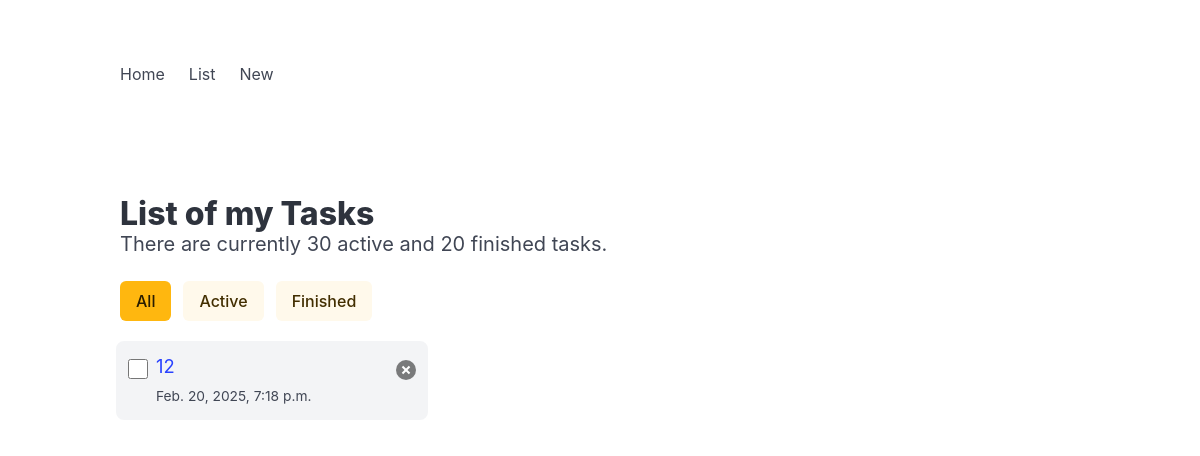
The app's page /todo/list/ (signed in), older data.
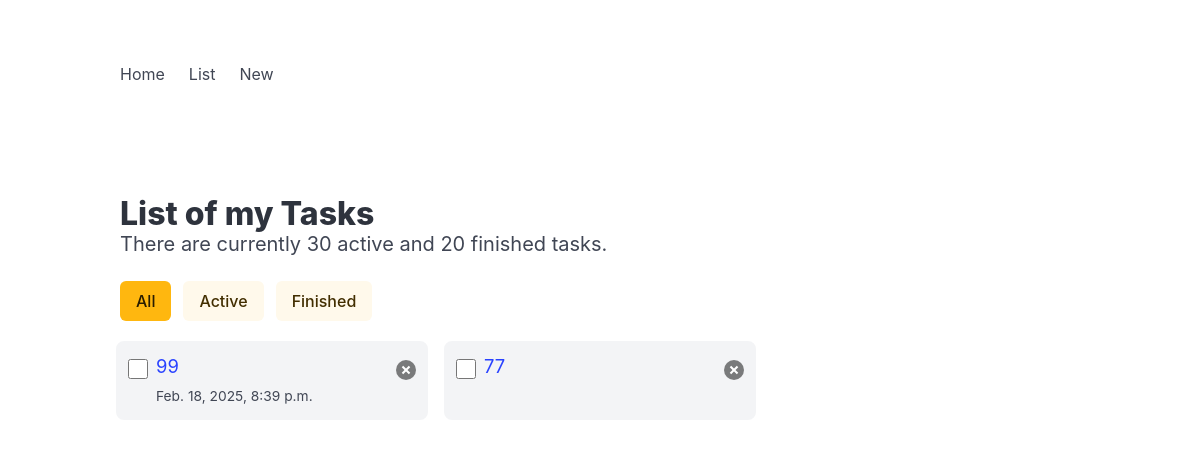
The same page, newer data.
### todo/models.py (models this page shows, shortened)
class Task(models.Model):
    user = models.ForeignKey(User, on_delete=models.CASCADE)
    title = models.CharField(max_length=100)
    desc = models.CharField(max_length=500)
    is_finished = models.BooleanField(default=False)
    finished_dt = models.DateTimeField(blank=True, null=True)
    dead_line_dt = models.DateTimeField(blank=True, null=True)
    create_dt = models.DateTimeField(auto_now_add=True)
    update_dt = models.DateTimeField(auto_now=True)

### todo/views.py (the view)
# urls.py: path('list/', views.todo_list, name='list'),
def todo_list(request):
    if request.user.is_authenticated:
        tasks = Task.objects.filter(user=request.user).order_by('-id')[0:100]
        context = {'tasks': tasks}
        return render(request, 'todo/list.html', context)
    else:
        return redirect('/todo')

### todo/templates/todo/list.html (shortened to what this page needs)
<!DOCTYPE html>
<html>
  <head>
    <link rel="stylesheet" href="https://cdn.jsdelivr.net/npm/bulma@1.0.2/css/bulma.min.css">
  </head>
  <body>
    {% include 'todo/includes/nav.html' %}
  <section class="section">
    <div class="container">
      <h1 class="title">List of my Tasks</h1>
      <p class="subtitle">There are currently 30 active and 20 finished tasks.</p>
      <div class="buttons">
        <a href="{{ request.path }}" class="button is-warning {% if 'active' in request.GET or 'finished' in request.GET %} is-light{% endif %}">All</a>
        <a href="{{ request.path }}?active" class="button is-warning {% if 'active' not in request.GET %} is-light{% endif %}">Active</a>
        <a href="{{ request.path }}?finished" class="button is-warning {% if 'finished' not in request.GET %} is-light{% endif %}">Finished</a>
      </div>
      {% if tasks %}
      <ul class="columns is-multiline" id="list">
        {% for task in tasks %}
          <li class="column is-4">
            <input type="checkbox" {% if task.is_finished %} checked {% endif %} title="Finish">
            <div>
              <a href="{% url 'todo:detail' number=task.id %}">{{ task.title }}</a>
              <br>
              {% if task.dead_line_dt %}
              <time datetime="{{ task.dead_line_dt|date:'Y-m-d\TH:i' }}">
                {{ task.dead_line_dt }}
              </time>
              {% endif %}
            </div>
            <button class="delete" title="Remove"></button>
          </li>
        {% endfor %}
        </ul>
      {% else %}
      <p class="is-size-5">No task to show here.</p>
      {% endif %}
    </div>
  </section>
  </body>
</html>

### todo/templates/todo/includes/nav.html (shortened to what this page needs)
<section class="section">
    <div class="container">
      <nav class="navbar" role="navigation" aria-label="main navigation">
        <div class="navbar-brand">
            <a class="navbar-item" href="{% url 'todo:index' %}">Home</a>
            <a class="navbar-item" href="{% url 'todo:list' %}">List</a>
            <a class="navbar-item" href="{% url 'todo:new' %}">New</a>
        </div>
    </nav>
    </div>
  </section>

### todo/templates/todo/list.html (style rules this page uses)
input[type="checkbox"] { width: 1.5em; height: 1.5em; cursor: pointer; }
#list > li { display: flex; gap: .5em; align-items: start; background: var(--bulma-background); border: .5em solid var(--bulma-scheme-main); border-radius: 1em; }
#list > li input { flex-shrink: 0; }
#list > li input, #list > li button { margin-top: .45em; }
#list > li div { font-size: 1.15em; flex-grow: 1; flex-shrink: 1; }
#list > li time { font-size: .75em; }

Row changes from the older to the newer data that the page shows:
removed Task: title "12", dead_line_dt "Feb. 20, 2025, 7:18 p.m."
added Task: title "99", dead_line_dt "Feb. 18, 2025, 8:39 p.m."
added Task: title "77"
